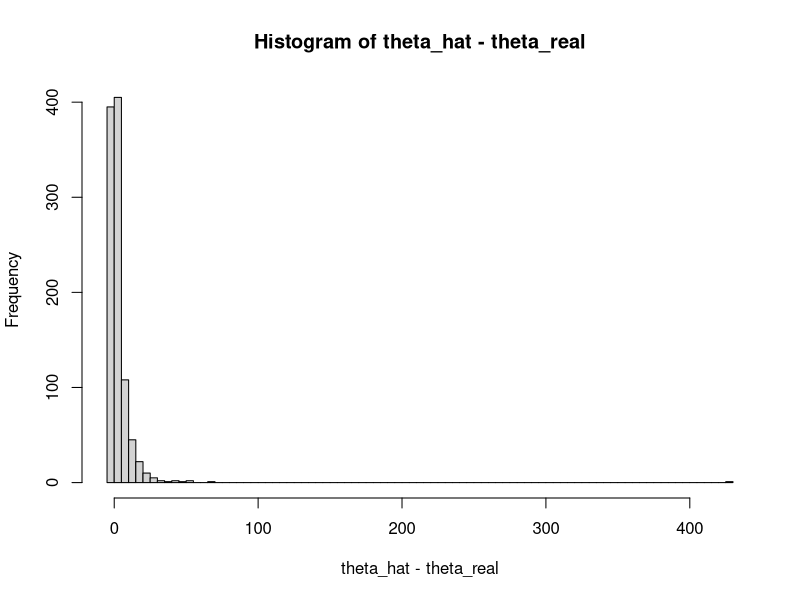
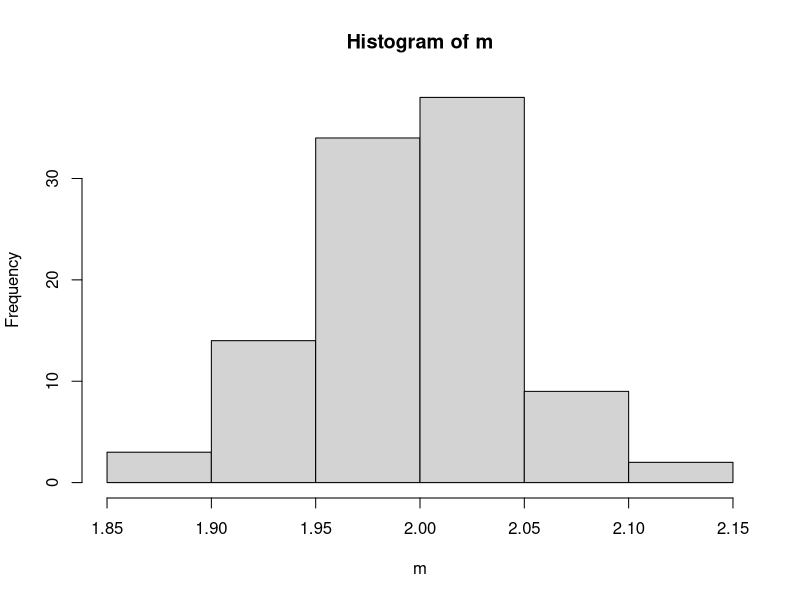
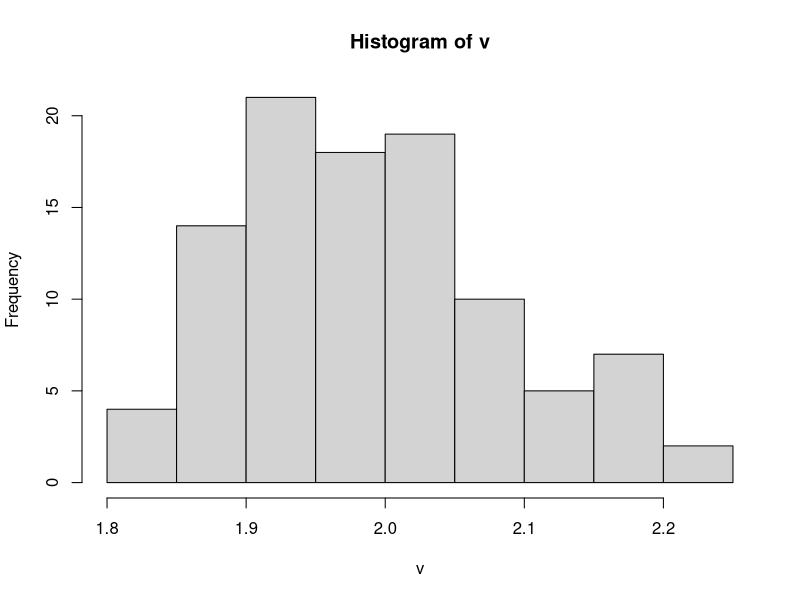
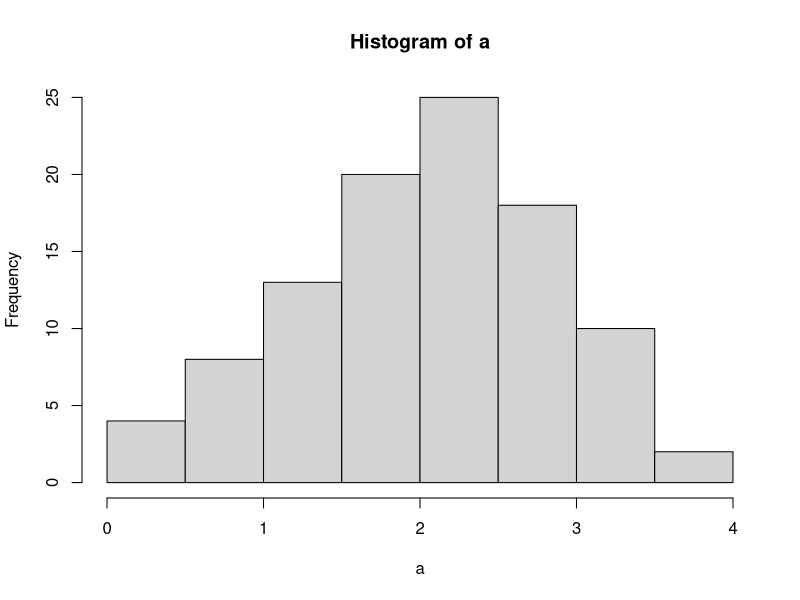
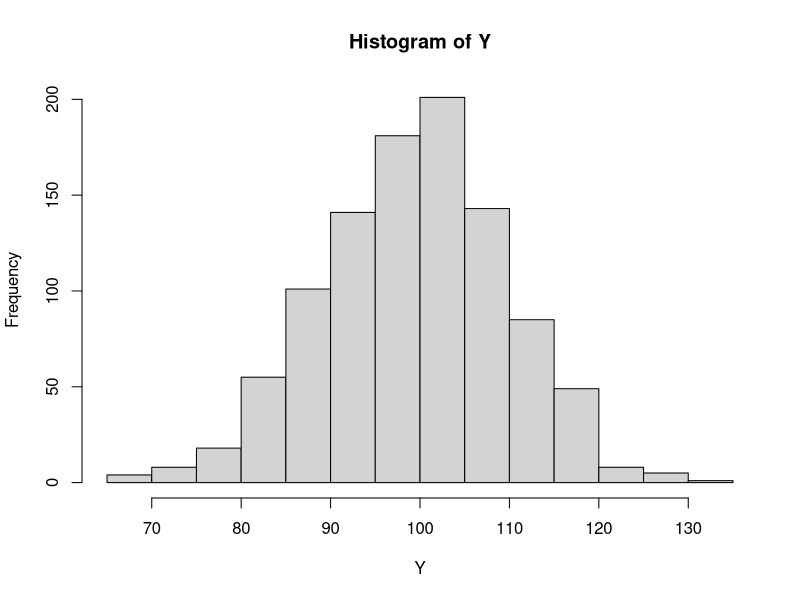
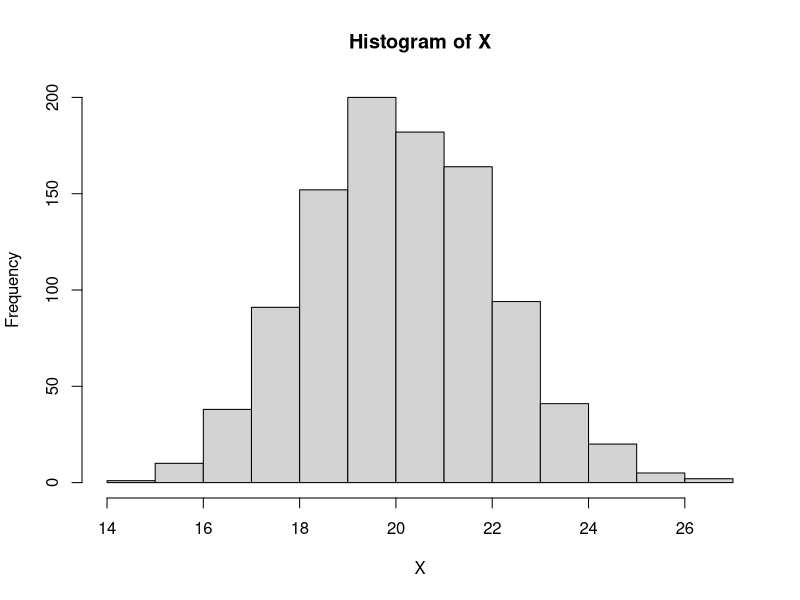
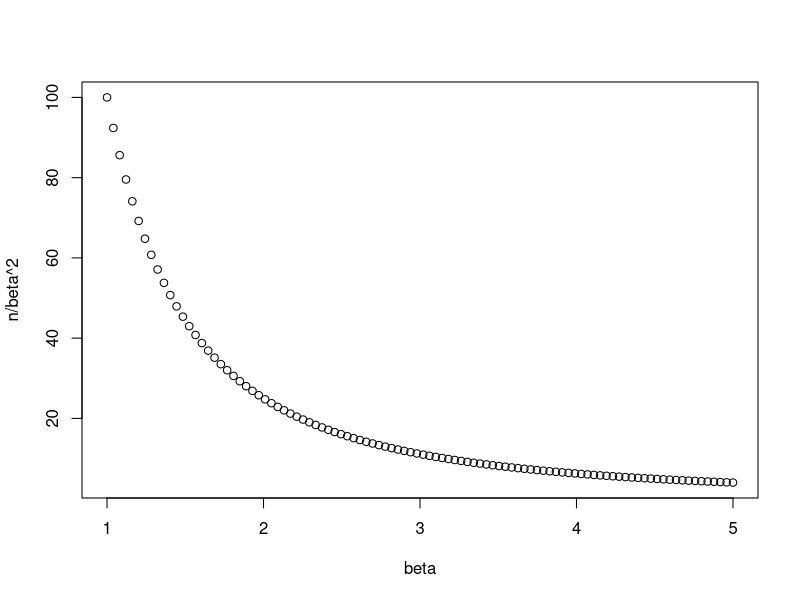
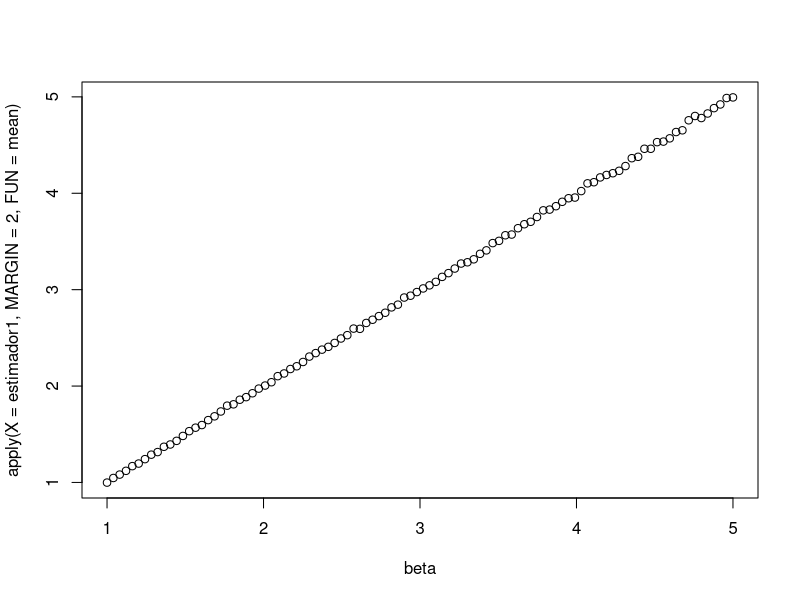

Write R code to recreate these figures, in order.
## ---- chunk 1
theta_real <- 5
X <- matrix(rexp(n = 1000 * 3, rate = theta_real), ncol = 3)

T <- apply(X = X, MARGIN = 1, FUN = sum)

theta_hat <- 3 / T

hist(theta_hat - theta_real, breaks = 100)

## ---- chunk 2
mean(theta_hat - theta_real)
## ---- chunk 3
U <- 2 / T
mean(U - theta_real)
## ---- chunk 4
var(U) + mean(U-theta_real)^2
## ---- chunk 5
var(theta_hat) + mean(theta_hat-theta_real)^2
## ---- chunk 6
theta_bayes <- 4/(2+T)
var(theta_bayes) + mean(theta_bayes-theta_real)^2
## ---- chunk 7
X <- matrix(rpois(n = 1000*100, lambda = 2), nrow = 100)

m <- apply(X, 1, mean)
v<- apply(X, 1, var)
a <- apply(X, 1, function(x, alpha){alpha*mean(x) + (1-alpha)*var(x)}, alpha = 10)

hist(m)
hist(v)
hist(a)

## ---- chunk 8
t <- 20
theta <- 5
n <- t * theta

Y <- rpois(n = 1000, lambda = t*theta)
X <- rgamma(n = 1000, shape = n, rate = theta)
## ---- chunk 9
mean(Y/theta^2)
## ---- chunk 10
n /theta^2
## ---- chunk 11
hist(Y)
hist(X)

## ---- chunk 12
beta <- seq(1, 5, length.out = 100)
n <- 100

lista_muestras <- lapply(
  X = beta,
  FUN = function(b) {
    matrix(rexp(n = n * 500, rate = b), nrow = 500)
  }
)

plot(beta, n / beta^2)
## ---- chunk 13
estimador1 <- sapply(
  X = lista_muestras,
  FUN = function(x) {
    apply(x, 1, function(xx) (n - 1) / sum(xx))
  }
)

plot(beta, apply(X = estimador1, MARGIN = 2, FUN = mean))
plot(beta, apply(X = estimador1, MARGIN = 2, FUN = var))
lines(beta, beta^2 / n, col = "blue")
lines(beta, beta^2 / (n - 2), col = "red")
## ---- chunk 14
estimador2 <- sapply(
  X = lista_muestras,
  FUN = function(x) {
    apply(x, 1, function(xx) mean(xx))
  }
)

plot(1/beta, apply(X = estimador2, MARGIN = 2, FUN = mean))
plot(beta, apply(X = estimador2, MARGIN = 2, FUN = var))
lines(beta, 1 / (n * beta^2), col = "blue")

## ---- chunk 15
X <- rnorm(n = 1000, mean = 5, sd = 1)
